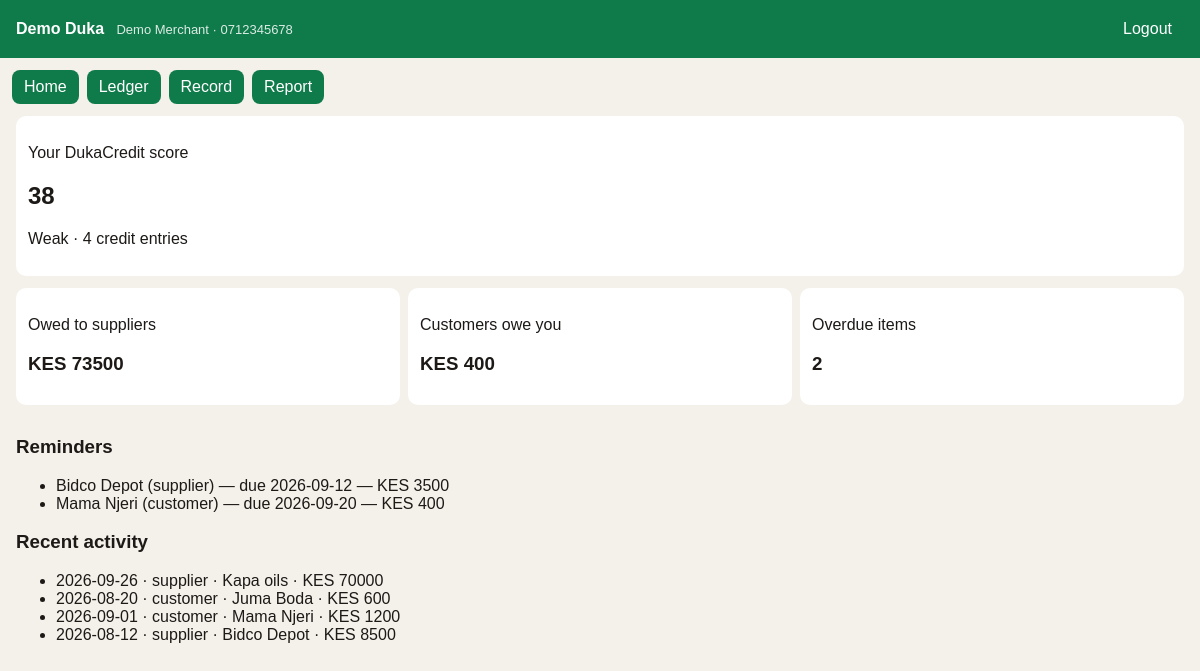
The app's page /dashboard (signed in) with its own data.
### tables this page shows
CREATE TABLE users (
            id INTEGER PRIMARY KEY AUTOINCREMENT,
            name TEXT NOT NULL,
            shop TEXT NOT NULL,
            phone TEXT NOT NULL UNIQUE,
            pin TEXT NOT NULL,
            created_at TEXT NOT NULL
        );

CREATE TABLE transactions (
            id INTEGER PRIMARY KEY AUTOINCREMENT,
            user_id INTEGER NOT NULL,
            kind TEXT NOT NULL,
            party TEXT NOT NULL,
            amount REAL NOT NULL,
            balance REAL NOT NULL,
            tx_date TEXT NOT NULL,
            due_date TEXT,
            note TEXT,
            status TEXT NOT NULL,
            target_id INTEGER,
            FOREIGN KEY(user_id) REFERENCES users(id)
        );

### app.py (the view)
@app.route("/dashboard")
@login_required
def dashboard():
    user = current_user()
    score = compute_score(user["id"])
    supplier, customer, overdue, recent = totals(user["id"])
    return render_template(
        "dashboard.html",
        user=user,
        score=score,
        supplier=supplier,
        customer=customer,
        overdue=overdue,
        recent=recent,
    )

### app.py (called while the page is built)
def db():
    conn = sqlite3.connect(DB_PATH)
    conn.row_factory = sqlite3.Row
    return conn

def login_required(fn):
    @wraps(fn)
    def wrapper(*args, **kwargs):
        if "user_id" not in session:
            return redirect(url_for("login"))
        return fn(*args, **kwargs)
    return wrapper

def current_user():
    conn = db()
    user = conn.execute("SELECT * FROM users WHERE id = ?", (session["user_id"],)).fetchone()
    conn.close()
    return user

def totals(user_id):
    conn = db()
    supplier = conn.execute(
        "SELECT COALESCE(SUM(balance),0) AS s FROM transactions WHERE user_id=? AND kind='supplier'",
        (user_id,),
    ).fetchone()["s"]
    customer = conn.execute(
        "SELECT COALESCE(SUM(balance),0) AS s FROM transactions WHERE user_id=? AND kind='customer'",
        (user_id,),
    ).fetchone()["s"]
    today = date.today().isoformat()
    overdue_rows = conn.execute(
        """SELECT * FROM transactions
           WHERE user_id=? AND kind != 'repayment' AND balance > 0 AND due_date < ?""",
        (user_id, today),
    ).fetchall()
    recent = conn.execute(
        "SELECT * FROM transactions WHERE user_id=? ORDER BY id DESC LIMIT 6",
        (user_id,),
    ).fetchall()
    conn.close()
    return supplier, customer, overdue_rows, recent

### templates/dashboard.html
{% extends "base.html" %}
{% block content %}
<section class="score">
  <div>
    <p>Your DukaCredit score</p>
    <h2>{{ score.score }}</h2>
    <p>{{ score.label }} · {{ score.count }} credit entries</p>
  </div>
</section>
<div class="cards">
  <article><p>Owed to suppliers</p><h3>KES {{ "%.0f"|format(supplier) }}</h3></article>
  <article><p>Customers owe you</p><h3>KES {{ "%.0f"|format(customer) }}</h3></article>
  <article><p>Overdue items</p><h3>{{ overdue|length }}</h3></article>
</div>
<h3>Reminders</h3>
<ul>
  {% for t in overdue %}
    <li>{{ t.party }} ({{ t.kind }}) — due {{ t.due_date }} — KES {{ "%.0f"|format(t.balance) }}</li>
  {% else %}
    <li>No overdue items</li>
  {% endfor %}
</ul>
<h3>Recent activity</h3>
<ul>
  {% for t in recent %}
    <li>{{ t.tx_date }} · {{ t.kind }} · {{ t.party }} · KES {{ "%.0f"|format(t.amount) }}</li>
  {% else %}
    <li>No transactions yet</li>
  {% endfor %}
</ul>
{% endblock %}

### templates/base.html (shortened to what this page needs)
<!DOCTYPE html>
<html lang="en">
<head>
  <link rel="stylesheet" href="{{ url_for('static', filename='style.css') }}" />
</head>
<body>
  {% if user is defined %}
  <header class="topbar">
    <div>
      <strong>{{ user.shop }}</strong>
      <span class="muted">{{ user.name }} · {{ user.phone }}</span>
    </div>
    <a class="btn ghost" href="{{ url_for('logout') }}">Logout</a>
  </header>
  <nav class="nav">
    <a href="{{ url_for('dashboard') }}">Home</a>
    <a href="{{ url_for('ledger') }}">Ledger</a>
    <a href="{{ url_for('add') }}">Record</a>
    <a href="{{ url_for('report') }}">Report</a>
  </nav>
  {% endif %}
  <main>
    {% block content %}{% endblock %}
  </main>
</body>
</html>

### static/style.css (style rules this page uses)
body { font-family: sans-serif; margin: 0; background: #f4f1ea; color: #1c1917; }
.topbar { display: flex; justify-content: space-between; align-items: center; padding: 12px 16px; background: #0f7a4a; color: #fff; }
.muted { opacity: .85; font-size: 13px; margin-left: 8px; }
.nav { display: flex; gap: 8px; padding: 12px; }
.nav a, .btn, button { background: #0f7a4a; color: #fff; text-decoration: none; padding: 8px 12px; border-radius: 8px; border: 0; cursor: pointer; }
.btn.ghost { background: transparent; }
main { padding: 0 16px 24px; }
.score, .cards article, table, form { background: #fff; padding: 12px; border-radius: 10px; margin-bottom: 12px; }
.cards { display: grid; grid-template-columns: repeat(3, 1fr); gap: 8px; }

### records on screen
users: shop "Demo Duka", name "Demo Merchant", phone "0712345678"
transactions: party "Bidco Depot", kind "supplier", due_date "2026-09-12", balance "3500", tx_date "2026-08-12", amount "8500"
transactions: party "Mama Njeri", kind "customer", due_date "2026-09-20", balance "400", tx_date "2026-09-01", amount "1200"
transactions: tx_date "2026-09-26", kind "supplier", party "Kapa oils", amount "70000"
transactions: tx_date "2026-08-20", kind "customer", party "Juma Boda", amount "600"

### other values on screen
{{ score.score }} "38"
{{ score.label }} "Weak"
{{ score.count }} "4"
{{ "%.0f"|format(supplier) }} "73500"
{{ "%.0f"|format(customer) }} "400"
{{ overdue|length }} "2"
